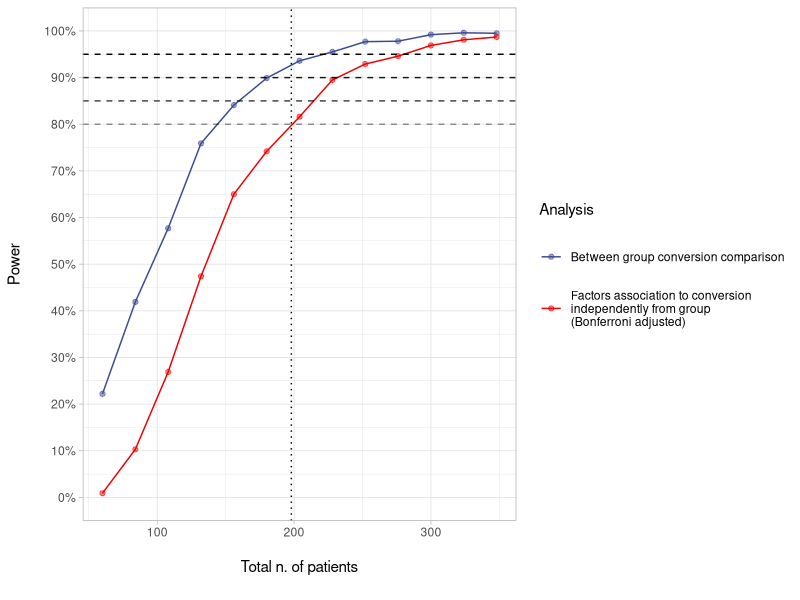

Generate this figure with R:
require(tidyverse)
theme_set(theme_light())

#### Sample size ####

# expected conversion rate in arm 1
exp1 = 0.2

# expected conversion rate in arm 2
exp2 = 0.03

# size of each arm
max_ss_tot <- 300
ss_step <- 10
n_seq <- seq(25, max_ss_tot/2, ss_step)

# number of iterations
niter <- 1000

# alpha error
alpha <- 0.05

#char prev
char_prev   <- 0.33
char_effect <- 2
char_tested <- 50

# sa
effect_sa  <- 3
subgroup_n <- 4

# dropouts
dropouts <- 0.2


bug_fix_low_threshold <- 0


set.seed(1234)





power_db <- map_df(n_seq, function(n) {
  
  res <- data.frame(iteration = 1:niter, p_pa = NA, sa_p = NA, mc_p = NA, sa_p_eter = NA)
  
  # iterate
  for (i in 1:niter) {
    
    # conversion simulation
    conv1  <- rbinom(n, 1, exp1)
    conv2  <- rbinom(n, 1, exp2)
    sim_db <- data.frame(id = 1:n*2, 
                         group = c(rep("exp1", n), rep("exp2", n)), 
                         conv = c(conv1, conv2))
    converters    <- sim_db$conv == 1
    res[i,]$p_pa  <- chisq.test(sim_db$group, sim_db$conv)$p.value
    
    # multiple comparisons
    sim_db$char1               <- NA
    sim_db[converters,]$char1  <- rbinom(sum(converters), 1, (char_prev*char_effect) )
    sim_db[!converters,]$char1 <- rbinom(sum(!converters), 1, (char_prev/char_effect) )
    with_char                  <- sim_db$char1 == 1
    mdl <- glm(conv ~ char1 + group, data = sim_db, family = "binomial")
    res[i,]$mc_p <- summary(mdl)$coefficients[,'Pr(>|z|)']['char1']
    # res[i,]$mc_p               <- ifelse(n < bug_fix_low_threshold, NA, chisq.test(sim_db$char1, sim_db$conv)$p.value)
    
    # subgroup analysis
    sim_db$con_type              <- NA
    effect_single_sa             <- (100/subgroup_n)*effect_sa
    effect_others_sa             <- (100-effect_single_sa)/(subgroup_n-1)
    
    sim_db[converters & with_char,]$con_type <- sample(1:subgroup_n,
      sum(converters & with_char), 
      replace = T, 
      prob = c(effect_single_sa, rep(effect_others_sa, (subgroup_n-1))))
    
    sim_db[converters & !with_char,]$con_type <- sample(1:subgroup_n,
      sum(converters & !with_char), 
      replace = T)
    
    # res[i,]$sa_p_eter <- ifelse(n < bug_fix_low_threshold, NA, 
    #                        chisq.test(table(sim_db[converters,]$char1, 
    #                                         sim_db[converters,]$con_type))$p.value)
    # 
    # res[i,]$sa_p <- ifelse(n < bug_fix_low_threshold, NA, 
    #                        chisq.test(table(sim_db$char1, 
    #                                         case_when(sim_db$con_type == 1 ~ 1, 
    #                                                   sim_db$con_type == 2 ~ 2,
    #                                                   T ~ NA_real_)))$p.value)
  }
  
  power_pa        <- mean(res$p_pa < alpha)
  power_sa_p_eter <- mean(res$sa_p_eter < alpha)
  power_sa        <- mean(res$sa_p < alpha/(subgroup_n-1))
  power_mc        <- mean(res$mc_p < (alpha/char_tested))
  
  smry <- data.frame(n               = 2*n*(1+dropouts), 
                     power_pa        = power_pa, 
                     power_sa_p_eter = power_sa_p_eter, 
                     power_sa        = power_sa, 
                     power_mc        = power_mc)
  
})


power_db_vert <- power_db %>% 
  gather(type, power, -n) %>% 
  filter(!is.na(power)) %>% 
  mutate(type = case_when(type == "power_pa" ~ "\n\nBetween group conversion comparison\n\n",
                          type == "power_mc" ~ "Factors association to conversion\nindependently from group\n(Bonferroni adjusted)"))

  


ggplot(power_db_vert, aes(n, power, col = type)) +
  geom_point(alpha = 0.5) +
  geom_line() +
  geom_vline(xintercept = 198, lty = 3) +
  geom_hline(yintercept = c(0.80, 0.85, 0.90, 0.95), lty = 2, alpha = c(.4, .7, .9, 1)) +
  scale_x_continuous(name = "\nTotal n. of patients\n",
                     breaks = seq(0, max_ss_tot, 100)) +
  scale_y_continuous(name = "Power\n",
                     breaks = seq(0, 1, .1), 
                     labels = function(x) { scales::percent(x, accuracy = 1) },
                     limits = c(0, 1)) +
  ggsci::scale_color_aaas(name = "Analysis")

# ggsave("power_curve.png", width = 10, height = 5)
  
  








